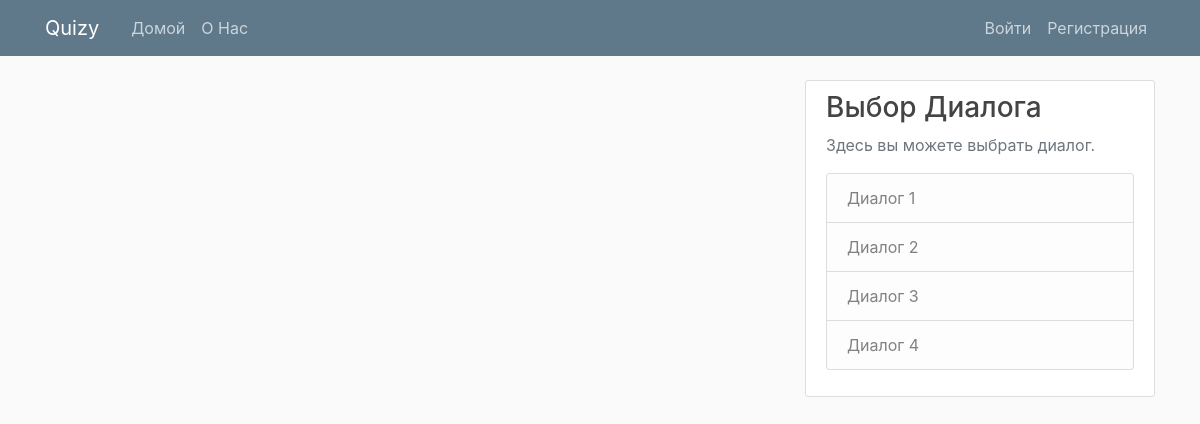
The app's page /, older data.
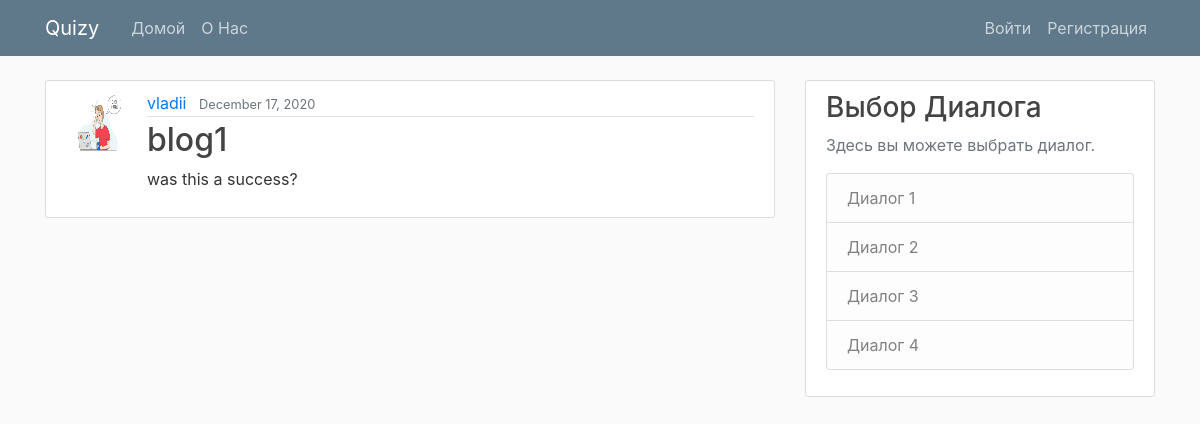
The same page, newer data.
### blog/models.py (models this page shows, shortened)
class Post(models.Model):
    title = models.CharField(max_length=100)
    content = models.TextField()
    date_posted = models.DateTimeField(default=timezone.now)
    author = models.ForeignKey(User, on_delete=models.CASCADE)

### users/models.py (models this page shows, shortened)
class Profile(models.Model):
    user = models.OneToOneField(User, on_delete=models.CASCADE)
    image = models.ImageField(default='default.jpg', upload_to='profile_pics')

### blog/views.py (the view)
# urls.py: path('', PostListView.as_view(), name='blog-home'),
class PostListView(ListView):
    model = Post
    template_name = 'blog/home.html'  # <app>/<model>_<viewtype>.html
    context_object_name = 'posts'
    ordering = ['-date_posted']

### blog/templates/blog/home.html
{% extends "blog/base.html" %}
{% block content %}
    {% for post in posts %}
        <article class="media content-section">
          <img class="rounded-circle article-img" src="{{ post.author.profile.image.url }}" alt="">
          <div class="media-body">
            <div class="article-metadata">
              <a class="mr-2" href="#">{{ post.author }}</a>
              <small class="text-muted">{{ post.date_posted|date:"F d, Y" }}</small>
            </div>
            <h2><a class="article-title" href="{% url 'post-detail' post.id %}">{{ post.title }}</a></h2>
            <p class="article-content">{{ post.content }}</p>
          </div>
        </article>
    {% endfor %}
{% endblock content %}

### blog/templates/blog/base.html (shortened to what this page needs)
{% load static %}
<!DOCTYPE html>
<html>
<head>
    <link rel="stylesheet" href="https://maxcdn.bootstrapcdn.com/bootstrap/4.0.0/css/bootstrap.min.css">
    <link rel="stylesheet" type="text/css" href="{% static 'blog/main.css' %}">
</head>
<body>
    <header class="site-header">
      <nav class="navbar navbar-expand-md navbar-dark bg-steel fixed-top">
        <div class="container">
          <a class="navbar-brand mr-4" href="{% url 'blog-home' %}">Quizy</a>
          <div class="collapse navbar-collapse" id="navbarToggle">
            <div class="navbar-nav mr-auto">
              <a class="nav-item nav-link" href="{% url 'blog-home' %}">Домой</a>
              <a class="nav-item nav-link" href="{% url 'blog-about' %}">О Нас</a>
            </div>
            <div class="navbar-nav">
              {% if user.is_authenticated %}
                <a class="nav-item nav-link" href="{% url 'post-create' %}">Создать Сообщение</a>
                <a class="nav-item nav-link" href="{% url 'profile' %}">Профиль</a>
                <a class="nav-item nav-link" href="{% url 'logout' %}">Выйте</a>
              {% else %}
                <a class="nav-item nav-link" href="{% url 'login' %}">Войти</a>
                <a class="nav-item nav-link" href="{% url 'register' %}">Регистрация</a>
              {% endif %}
            </div>
          </div>
        </div>
      </nav>
    </header>
    <main role="main" class="container">
      <div class="row">
        <div class="col-md-8">
          {% block content %}{% endblock %}
        </div>
        <div class="col-md-4">
          <div class="content-section">
            <h3>Выбор Диалога</h3>
            <p class='text-muted'>Здесь вы можете выбрать диалог.
              <ul class="list-group">
                <li class="list-group-item list-group-item-light">Диалог 1</li>
                <li class="list-group-item list-group-item-light">Диалог 2</li>
                <li class="list-group-item list-group-item-light">Диалог 3</li>
                <li class="list-group-item list-group-item-light">Диалог 4</li>
              </ul>
            </p>
          </div>
        </div>
      </div>
    </main>
</body>
</html>

### blog/static/blog/main.css (style rules this page uses)
body { background: #fafafa; color: #333333; margin-top: 5rem; }
h1, h2, h3, h4, h5, h6 { color: #444444; }
ul { margin: 0; }
.bg-steel { background-color: #5f788a; }
.site-header .navbar-nav .nav-link { color: #cbd5db; }
.content-section { background: #ffffff; padding: 10px 20px; border: 1px solid #dddddd; border-radius: 3px; margin-bottom: 20px; }
.article-title { color: #444444; }
.article-content { white-space: pre-line; }
.article-img { height: 65px; width: 65px; margin-right: 16px; }
.article-metadata { padding-bottom: 1px; margin-bottom: 4px; border-bottom: 1px solid #e3e3e3 }

Row changes from the older to the newer data that the page shows:
added Post: author.profile.image (placeholder picture), author "vladii", date_posted "December 17, 2020", title "blog1", content "was this a success?"
